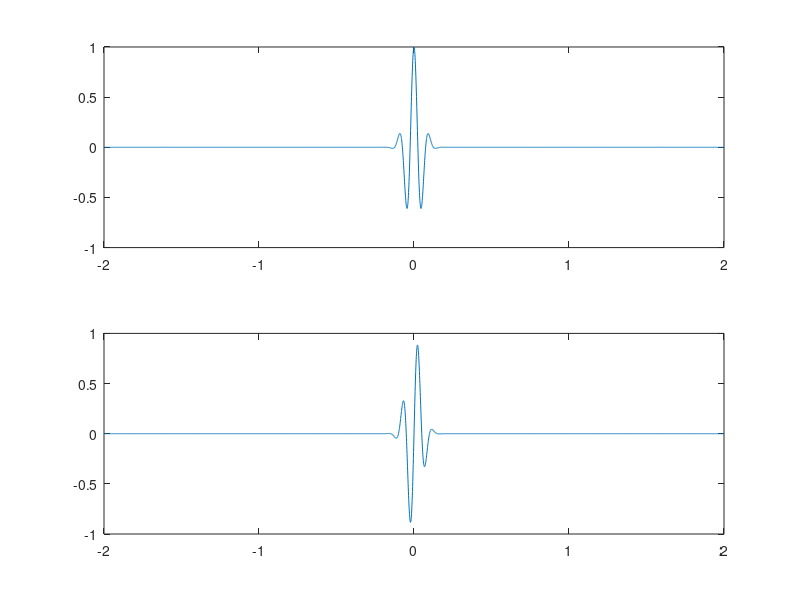
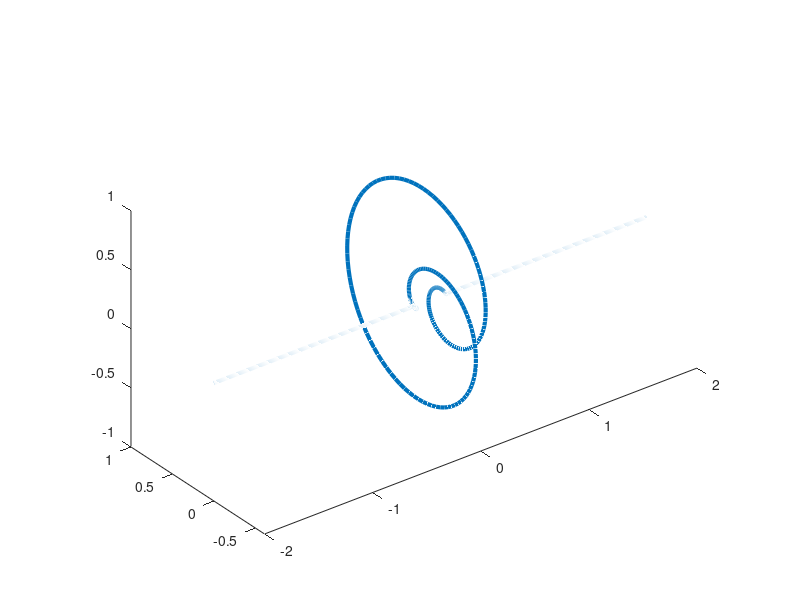

Reproduce these figures in MATLAB, in order.

%% Morlet wavelet
srate = 1000;
time = -2:1/srate:2;
frex = 10; 
% complex sine wave 
sine_wave = exp(1i*2*pi*frex.*time);
% gaussian window
s = 3/(2*pi*frex); %stdev of the Gaussian
gaus_win = exp( (-time.^2)./ (2*s^2));

%now make the wavelet 
cmw = sine_wave .*gaus_win


% plot 
%figure(1),clf
subplot(211)
plot(time,real(cmw))
subplot(212)
plot(time,imag(cmw))
%%
figure(2),clf
plot3(time,real(cmw),imag(cmw),'linew',3)
axis image 
rotate3d









